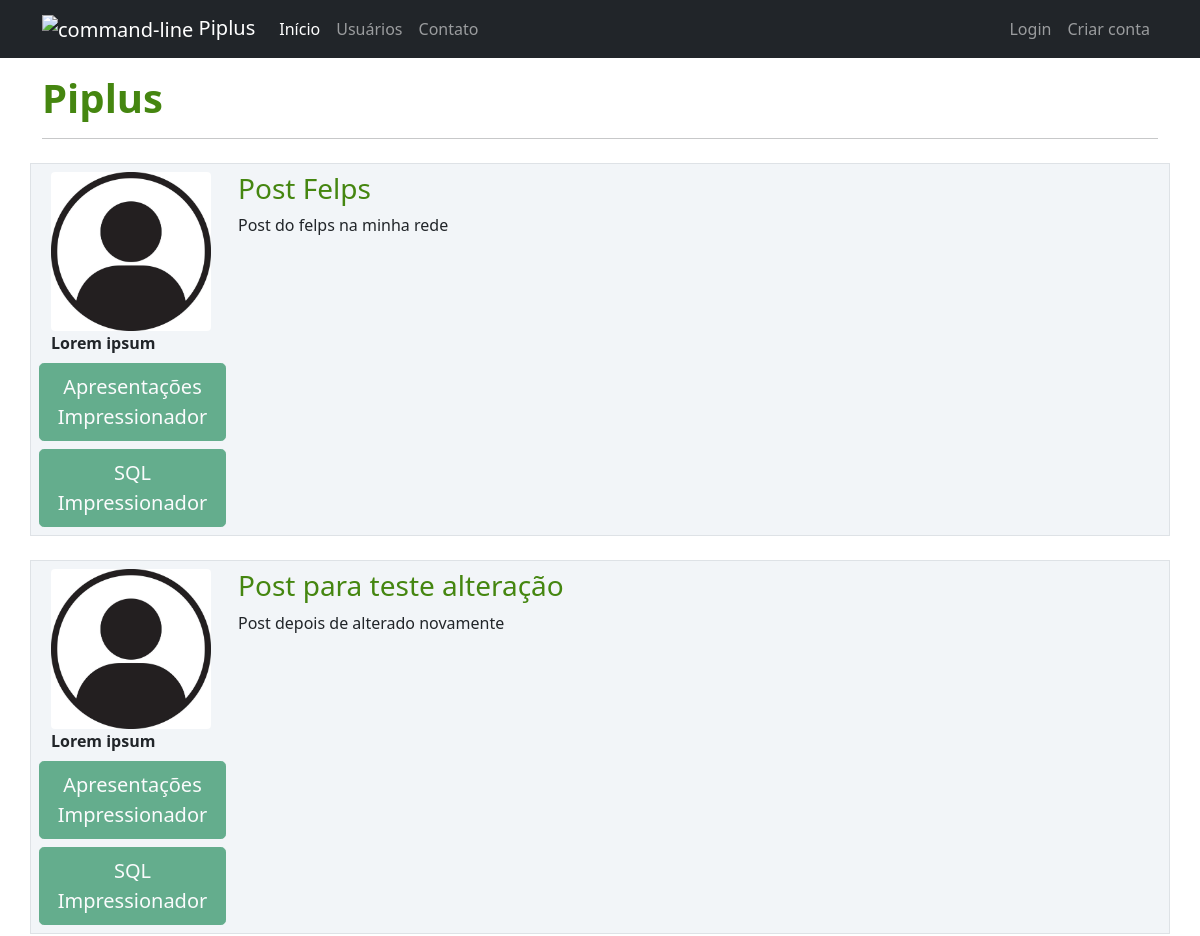
Before: / (upper part) with the older database file.
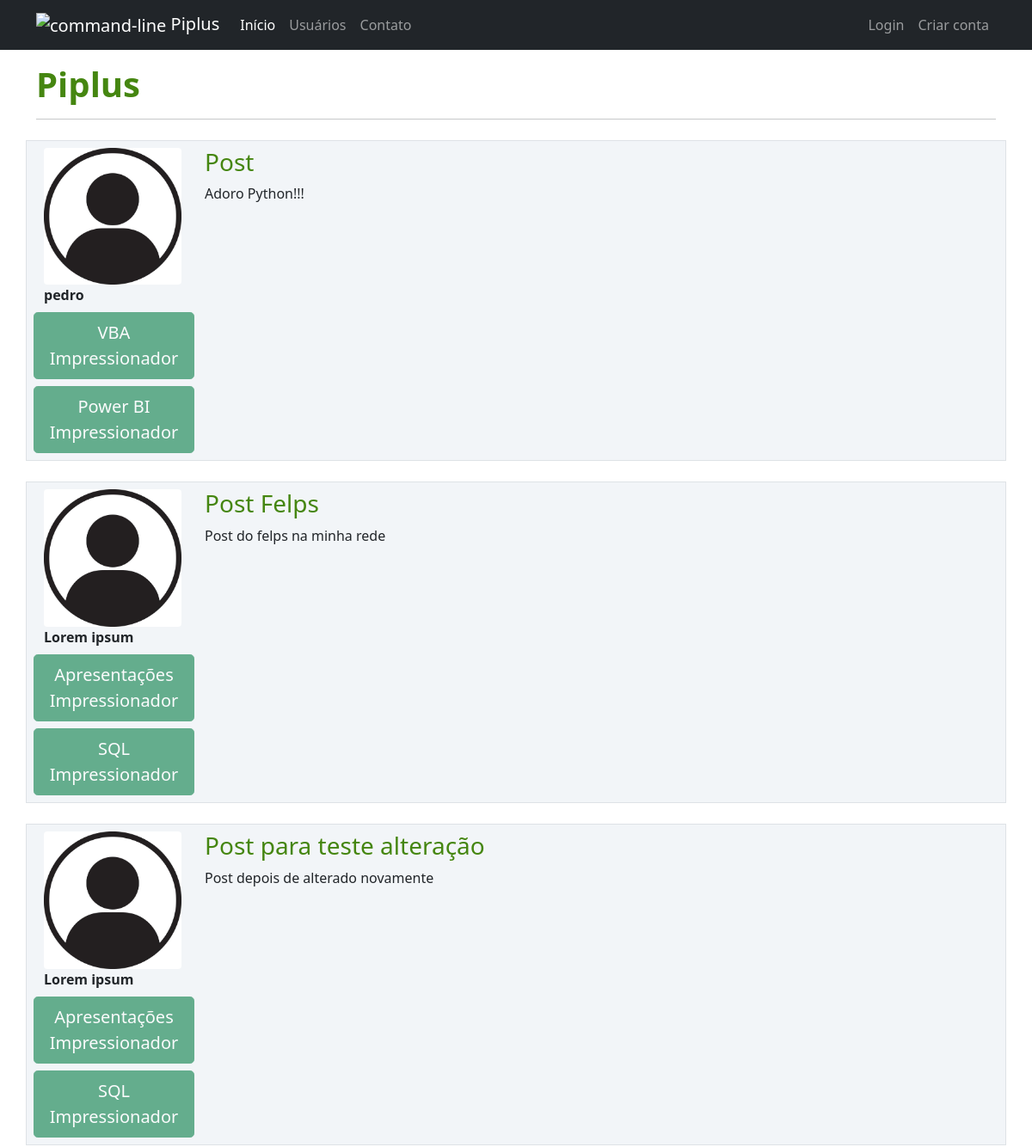
After: the same page with the newer database file.
### Piplus/models.py (models this page shows)
class Post(database.Model):
    id = database.Column(database.Integer, primary_key=True)
    titulo = database.Column(database.String, nullable=False)
    corpo = database.Column(database.Text, nullable=False)
    data_criacao = database.Column(database.DateTime, nullable=False, default=datetime.utcnow)
    id_usuario = database.Column(database.Integer, database.ForeignKey('usuario.id'), nullable=False)

class Usuario(database.Model, UserMixin):
    id = database.Column(database.Integer, primary_key=True)
    username = database.Column(database.String, nullable=False)
    email = database.Column(database.String, nullable=False, unique=True)
    senha = database.Column(database.String, nullable=False)
    foto_perfil = database.Column(database.String, default='default.jpg')
    posts = database.relationship('Post', backref='autor', lazy=True)
    cursos = database.Column(database.String, nullable=False, default='Não Informado')

### Piplus/routes.py (the view)
@app.route("/")
def home():
    posts = Post.query.order_by(Post.id.desc())
    return render_template('home.html', posts=posts)

### Piplus/templates/home.html
{% extends 'base.html' %}
{% block body %}
    <div class="container mt-3">
        <h1 style="color: rgb(69, 134, 16);"><strong>Piplus</strong></h1>
        <hr>
        {% for post in posts%}
            <div class="row border mt-4 p-2 postclass">
                <div class="col-2">
                    <div class="image pe-2">
                        <img src="{{ url_for('static', filename='fotos_perfil/{}'.format(post.autor.foto_perfil)) }}" class="rounded" width="160" >
                    </div>
                    <strong>{{ post.autor.username }}</strong>
                    <div class="row justify-content-center">
                            {% for curso in post.autor.cursos.split(';') %}
                                <button type="button" class="btn btn-lg btn-success mt-2" disabled>{{ curso }}</button>
                            {% endfor %}
                    </div>
                </div>
                <div class="col-9">
                    <a style="text-decoration: none; color: rgb(69, 134, 16);" href="{{ url_for('exibir_post', post_id=post.id) }}">
                        <h3>{{ post.titulo }}</h3>
                    </a>
                    <p>{{ post.corpo }}</p>
                </div>
            </div>
        {% endfor %}
    </div>
{% endblock %}

### Piplus/templates/base.html (shortened to what this page needs)
<!DOCTYPE html>
<html lang="en">
<head>
    <link href="https://cdn.jsdelivr.net/npm/bootstrap@5.0.2/dist/css/bootstrap.min.css" rel="stylesheet">
    <link rel="stylesheet" type="text/css" href="{{url_for('static', filename='main.css')}}"
    {% block head %}
    {% endblock  %}
</head>
<body class="bg-white">
    {% include  'navbar.html' %}
    {% block body  %}
    {% endblock %}
</body>
</html>

### Piplus/templates/navbar.html (shortened to what this page needs)
<nav class="navbar navbar-expand-lg navbar-dark bg-dark">
    <div class="container-fluid container">
    <a class="navbar-brand" href="{{ url_for('home') }}">
        <img width="48" height="48" src="https://img.icons8.com/color/48/command-line.png" alt="command-line"/>
        Piplus
    </a>
    <div class="collapse navbar-collapse" id="navbarSupportedContent">
        <ul class="navbar-nav me-auto mb-2 mb-lg-0">
        <li class="nav-item">
            <a class="nav-link active" aria-current="page" href="{{ url_for('home') }}">Início</a>
        </li>
        <li class="nav-item">
            <a class="nav-link" href="{{ url_for('usuarios') }}">Usuários</a>
        </li>
        <li class="nav-item">
            <a class="nav-link" href="{{ url_for('contatos') }}">Contato</a>
        </li>
        </ul>
        <ul class="navbar-nav">
            {% if current_user.is_authenticated %}
                <li class="nav-item">
                    <a class="nav-link" href="{{ url_for('criar_post') }}">Criar Post</a>
                </li>
                <li class="nav-item">
                    <a class="nav-link" href="{{ url_for('perfil') }}">Perfil</a>
                </li>
                <li class="nav-item">
                    <a class="nav-link" href="{{ url_for('sair') }}">Sair</a>
                </li>
            {% else %}
                <li class="nav-item">
                    <a class="nav-link" href="{{ url_for('login') }}">Login</a>
                </li>
                <li class="nav-item">
                    <a class="nav-link" href="{{ url_for('login') }}">Criar conta</a>
                </li>
            {% endif %}
        </ul>
    </div>
    </div>
</nav>

### Piplus/static/main.css (style rules this page uses)
.postclass { background-color: #f2f5f8 !important; }

Changed rows visible on the page:
added Post: foto_perfil (placeholder picture), autor.username "pedro", curso "VBA Impressionador" "Power BI Impressionador", titulo "Post", corpo "Adoro Python!!!"
